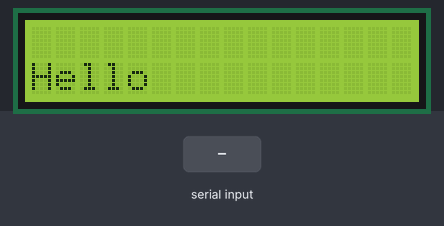
Recording of a sketch running on a simulated Arduino Uno, built with avr-gcc and run on an emulated ATmega328P. Parts: 16×2 character LCD. The test bench sets the inputs (shaded band).

Above: at 1.2 s.
1.3 s: "1\n" received over Serial
At 2.4 s:
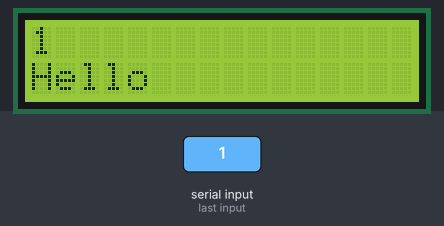
2.8 s: "0\n" received over Serial
At 3.6 s:
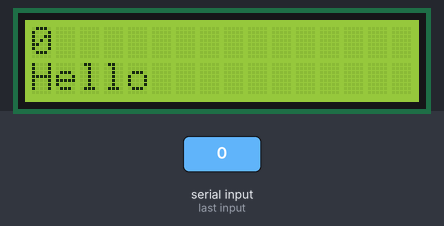
4.3 s: "2\n" received over Serial
At 4.7 s:
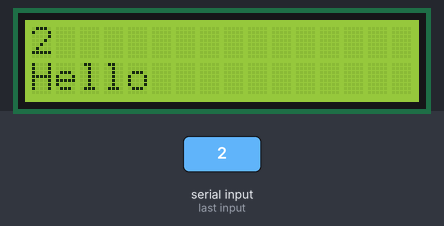
Timing chart, 0 to 7.3 s (numbered marks = the images above; inputs shaded):
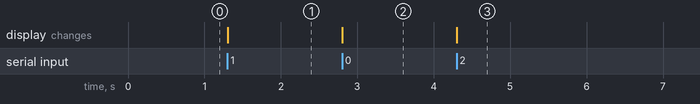

The sketch:

LCD_Test.ino
```cpp
#include <Wire.h>
#include <LiquidCrystal_I2C.h>

// 设置 LiquidCrystal_I2C 对象并指定 I2C 地址
LiquidCrystal_I2C lcd(0x27, 16, 2);

void setup() {
  Serial.begin(115200);

  // 初始化 I2C 总线
  Wire.begin();

  // 初始化 LCD
  lcd.init();

  // 在第一行上显示一条消息
  lcd.backlight();
  lcd.setCursor(0, 1);
  lcd.print("Hello");
}

void loop() {
  // 如果串口有数据可用
  if (Serial.available() > 0) {
    // 读取数据并显示在 LCD 的第二行上
    lcd.setCursor(0, 0);
    String data = Serial.readStringUntil('\n');
    //Serial.println(data);
    lcd.print(data);
  }
}
```

Measured:
- after the input at 1.3 s, the display: changes at once (image 1)
- after the input at 2.8 s, the display: changes at once (image 2)
- after the input at 4.3 s, the display: changes at once (image 3)
